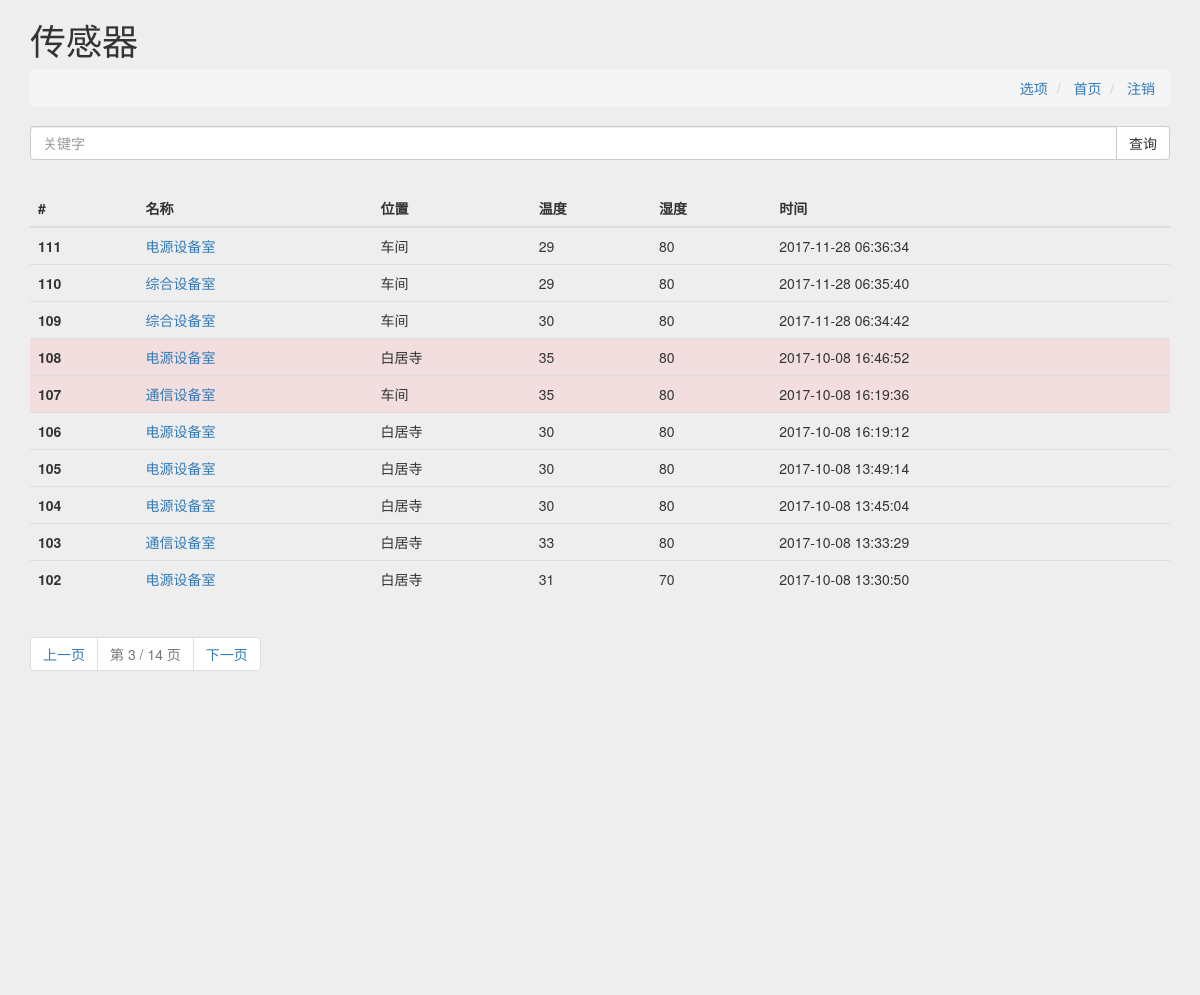
Screenshot of /sensor?text=&page=3 (signed in) with the database file from the repository.
### home/models.py (models this page shows, shortened)
class Sensor(models.Model):
    name = models.CharField(max_length=50)
    value1 = models.CharField(max_length=50)
    value2 = models.CharField(max_length=50)
    value3 = models.CharField(max_length=50)
    value4 = models.CharField(max_length=50)
    value5 = models.CharField(max_length=50)
    location = models.CharField(max_length=50)
    create_time = models.DateTimeField(default=datetime.now())
    update_time = models.DateTimeField(default=datetime.now())
    class Meta:
        verbose_name = '传感器数据'
        verbose_name_plural = '传感器数据'

### home/views.py (the view)
# urls.py: url(r'^sensor', views.sensor, name='sensor'),  # 传感器页
def sensor(request):
    username = request.session.get('username', None)
    if username:
        if request.method == 'GET':
            text = request.GET.get('text')
            if text == None:
                response = HttpResponseRedirect('/sensor?text=')
                return response
            else:
                temperature = Option.objects.get(name='temperature')
                humidity = Option.objects.get(name='humidity')
                sensor_all = Sensor.objects.filter(
                    location__contains=text).order_by('-id')
                paginator = Paginator(sensor_all, 10)  # 每页显示一条数据
                page = request.GET.get('page')
                try:
                    sensor = paginator.page(page)
                except PageNotAnInteger:
                    sensor = paginator.page(1)  # 如果页面不是整数跳到第一页
                except EmptyPage:
                    sensor = paginator.page(
                        paginator.num_pages)  # 如果页面超出最大范围跳到最后一页
                all_location_count = Sensor.objects.filter(
                    location__contains=text).count()
                chejian_location_count = Sensor.objects.filter(
                    location__contains=text,
                    location='车间',
                    value1__lt=temperature.value).count()
                baijusi_location_count = Sensor.objects.filter(
                    location__contains=text,
                    location='白居寺',
                    value1__lt=temperature.value).count()
                baijusichechang_location_count = Sensor.objects.filter(
                    location__contains=text,
                    location='白居寺车场',
                    value1__lt=temperature.value).count()
                dayan_location_count = Sensor.objects.filter(
                    location__contains=text,
                    location='大堰',
                    value1__lt=temperature.value).count()
                dayanchechang_location_count = Sensor.objects.filter(
                    location__contains=text,
                    location='大堰车场',
                    value1__lt=temperature.value).count()
                daping_location_count = Sensor.objects.filter(
                    location__contains=text,
                    location='大坪',
                    value1__lt=temperature.value).count()
                all2_location_count = Sensor.objects.filter(
                    location__contains=text).count()
                chejian2_location_count = Sensor.objects.filter(
                    location__contains=text,
                    location='车间',
                    value1__gte=temperature.value).count()
                baijusi2_location_count = Sensor.objects.filter(
                    location__contains=text,
                    location='白居寺',
                    value1__gte=temperature.value).count()
                baijusichechang2_location_count = Sensor.objects.filter(
                    location__contains=text,
                    location='白居寺车场',
                    value1__gte=temperature.value).count()
                dayan2_location_count = Sensor.objects.filter(
                    location__contains=text,
                    location='大堰',
                    value1__gte=temperature.value).count()
                dayanchechang2_location_count = Sensor.objects.filter(
                    location__contains=text,
                    location='大堰车场',
                    value1__gte=temperature.value).count()
                daping2_location_count = Sensor.objects.filter(
                    location__contains=text,
                    location='大坪',
                    value1__gte=temperature.value).count()
                return render(request, 'sensor.html', locals())
        else:
            pass
    else:
        response = HttpResponseRedirect('/login')
        return response

### home/templates/sensor.html (shortened to what this page needs)
<!DOCTYPE html>
<html>
<head>
    <link rel="stylesheet" href="https://cdn.bootcss.com/bootstrap/3.3.7/css/bootstrap.min.css">
</head>
<body style="background-color:#eee;">
    <div class="container">
        <div class="">
            <h1 class="text-left">传感器</h1>
        </div>
        <ol class="breadcrumb text-right">
            <li>
                <a href="{% url 'option' %}">选项</a>
            </li>
            <li>
                <a href="{% url 'sensor' %}">首页</a>
            </li>
            <li>
                <a class="text-right" href="{% url 'logout' %}">注销</a>
            </li>
        </ol>
        <form class="" action="{% url 'sensor' %}" method="get">
            <div class="input-group">
                <input type="text" name="text" class="form-control" placeholder="关键字">
                <span class="input-group-btn">
                    <input type="submit" class="btn btn-default" value="查询">
                </span>
            </div>
        </form>
    </div>
    <div class="container" style="padding-top:30px;">
        <div class="table-responsive">
            <table class="table table-hover">
                <thead>
                    <tr>
                        <th>#</th>
                        <th>名称</th>
                        <th>位置</th>
                        <th>温度</th>
                        <th>湿度</th>
                        <th>时间</th>
                    </tr>
                </thead>
                <tbody>
                    {% for s in sensor %} {% if s.value1 >= temperature.value or s.value2 <= humidity.value %} <tr class="danger">
                        <th scope="row">{{s.id}}</th>
                        <td><a href="meter?name={{s.name}}">{{s.name}}</a></td>
                        <td>{{s.location}}</td>
                        <td>{{s.value1}}</td>
                        <td>{{s.value2}}</td>
                        <td>{{s.create_time | date:'Y-m-d H:i:s'}}</td>
                        </tr>
                        {% else %}
                        <tr>
                            <th scope="row">{{s.id}}</th>
                            <td><a href="meter?name={{s.name}}">{{s.name}}</a></td>
                            <td>{{s.location}}</td>
                            <td>{{s.value1}}</td>
                            <td>{{s.value2}}</td>
                            <td>{{s.create_time | date:'Y-m-d H:i:s'}}</td>
                        </tr>
                        {% endif %} {% endfor %}
                </tbody>
            </table>
        </div>
        <nav aria-label="Page navigation">
            <ul class="pagination">
                {% if sensor.has_previous %}
                <li>
                    <a href="sensor?text={{text}}&page={{sensor.previous_page_number}}">上一页</a>
                </li>
                {% endif %}
                <li class="disabled">
                    <a href="#">第 {{sensor.number}} / {{sensor.paginator.num_pages}} 页</a>
                </li>
                {% if sensor.has_next %}
                <li>
                    <a href="sensor?text={{text}}&page={{sensor.next_page_number}}">下一页</a>
                </li>
                {% endif %}
            </ul>
        </nav>
    </div>
    <div class="container">
        <div class="col-md-6" style="height:300px;">
            <div id="main" style="width: 100%;height:100%;"></div>
        </div>
        <div class="col-md-6" style="height:300px;">
            <div id="main2" style="width:100%;height:100%;"></div>
        </div>
    </div>
</body>
</html>

### rows the page displays
Sensor: id "111", name "电源设备室", location "车间", value1 "29", value2 "80", create_time "2017-11-28 06:36:34"
Sensor: id "110", name "综合设备室", location "车间", value1 "29", value2 "80", create_time "2017-11-28 06:35:40"
Sensor: id "109", name "综合设备室", location "车间", value1 "30", value2 "80", create_time "2017-11-28 06:34:42"
Sensor: id "108", name "电源设备室", location "白居寺", value1 "35", value2 "80", create_time "2017-10-08 16:46:52"
Sensor: id "107", name "通信设备室", location "车间", value1 "35", value2 "80", create_time "2017-10-08 16:19:36"
Sensor: id "106", name "电源设备室", location "白居寺", value1 "30", value2 "80", create_time "2017-10-08 16:19:12"
Sensor: id "105", name "电源设备室", location "白居寺", value1 "30", value2 "80", create_time "2017-10-08 13:49:14"
Sensor: id "104", name "电源设备室", location "白居寺", value1 "30", value2 "80", create_time "2017-10-08 13:45:04"
Sensor: id "103", name "通信设备室", location "白居寺", value1 "33", value2 "80", create_time "2017-10-08 13:33:29"
Sensor: id "102", name "电源设备室", location "白居寺", value1 "31", value2 "70", create_time "2017-10-08 13:30:50"

### other values shown
{{ sensor.number }} "3"
{{ sensor.paginator.num_pages }} "14"
